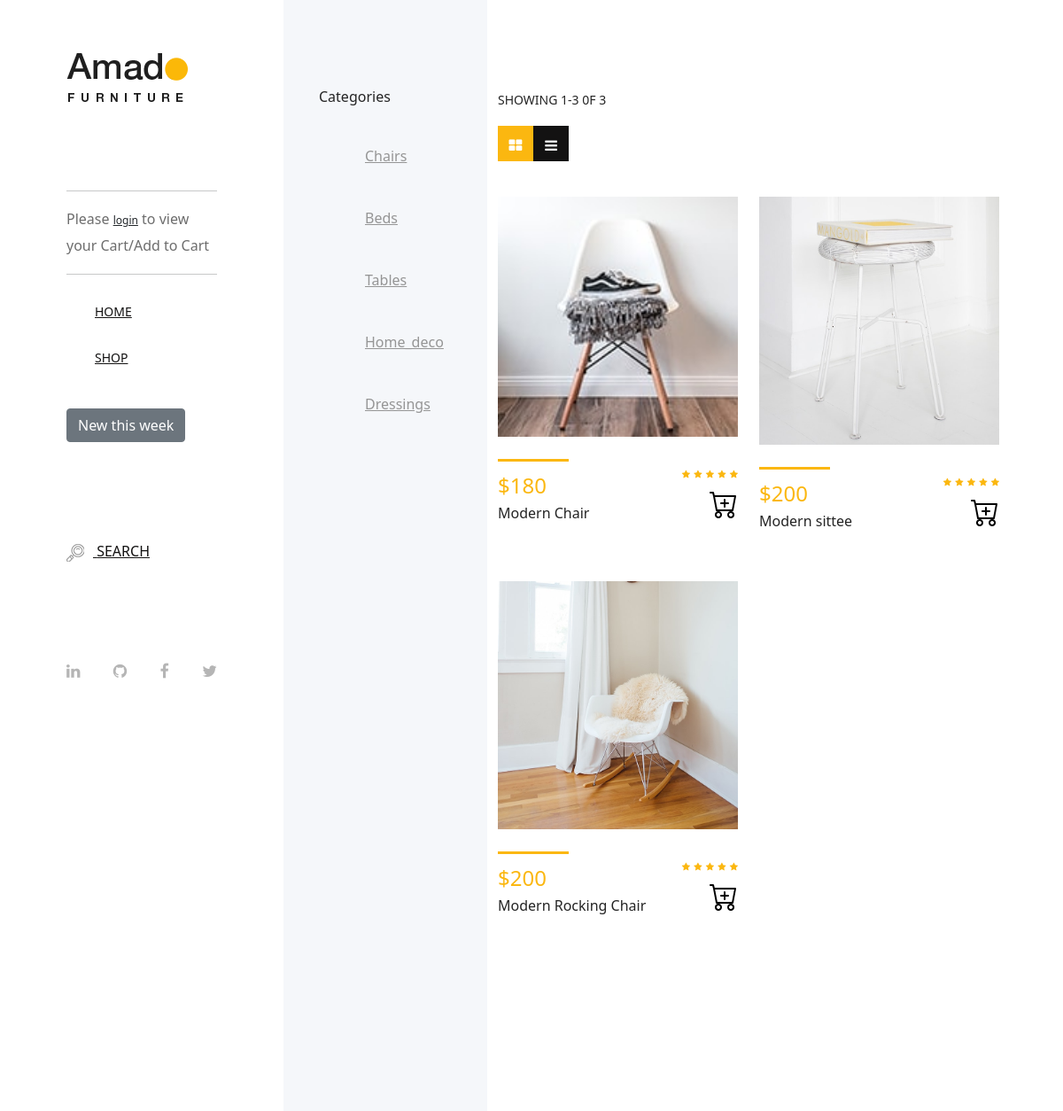
The page /category/chairs (upper part) on the database as committed earlier.
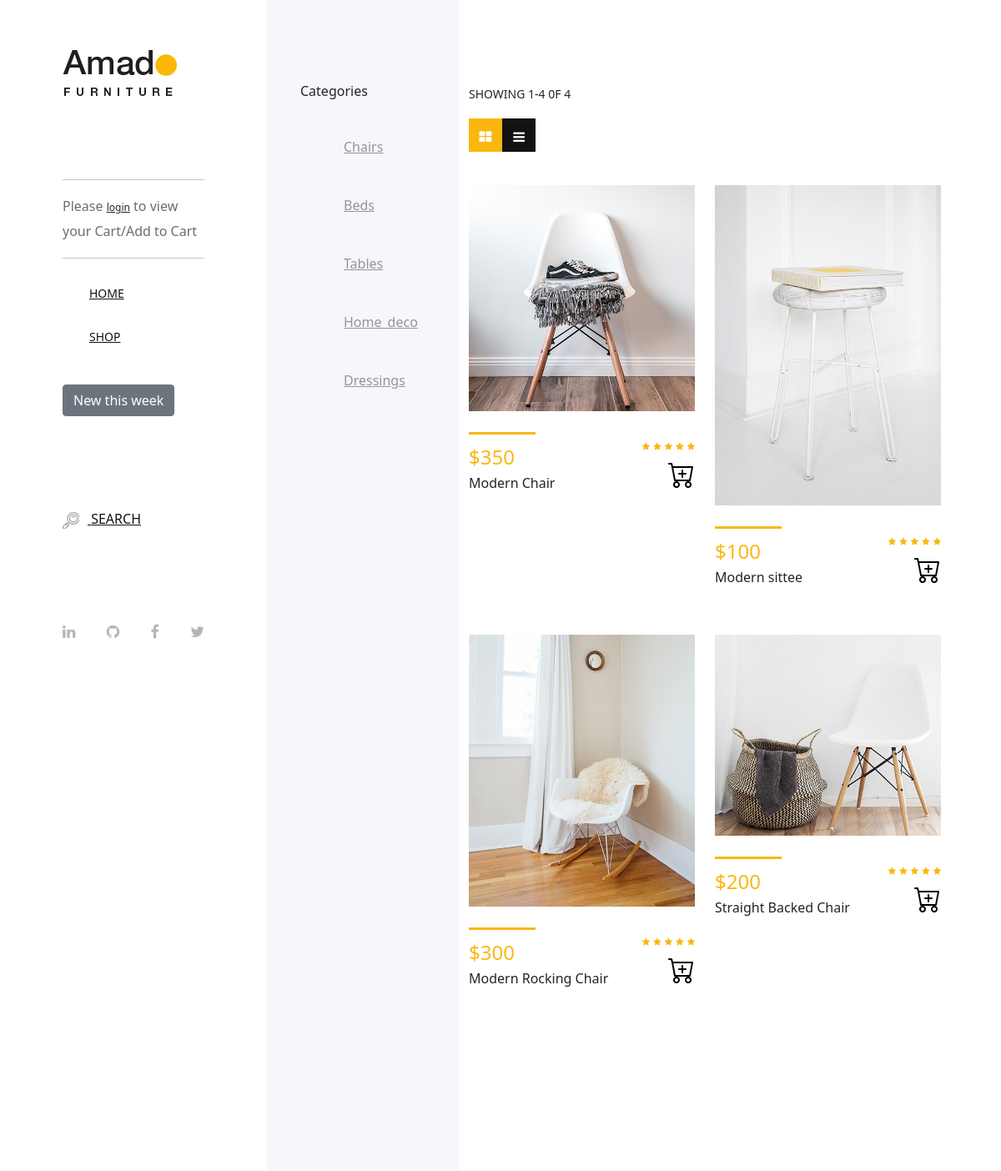
The same page on the database as committed later.
### main/models.py (models this page shows, shortened)
class Product(models.Model):
    Category_choices = [
    ('chairs', 'chairs'),
    ('beds', 'beds'),
    ('tables', 'tables'),
    ('home_deco', 'home_deco'),
    ('dressings', 'dressings')
]
    name = models.CharField(max_length=100)
    price = models.IntegerField(null=False, blank=False)
    image = models.ImageField(upload_to ='products/')
    category = models.CharField(choices=Category_choices, max_length=50)
    date = models.DateTimeField(default=datetime.now)
    def categories(self):
        cat = self.Category_choices
        cat2 = []
        for choices in cat:
            cat2.append(choices[-1])
        return  cat2

### main/views.py (the view)
# urls.py: path('category/<str:cat>', CategoryView.as_view(), name='category'),
class CategoryView(View):
    def get(self, request, cat, *args, **kwargs):
        products = Product.objects.filter(category=cat)
        paginator = Paginator(products, 6)
        page_number = request.GET.get('page')
        page_obj = paginator.get_page(page_number)
        prod = Product().categories
        if not request.user.is_authenticated:
             total_no_of_products = 0
        else:
            cart_objects = Cart.objects.filter(user = request.user)
            total_no_of_products = cart_objects.count()
        context= {
            'page_obj': page_obj,
            'paginator': paginator,
            'categories': prod,
            'total_no_of_products': total_no_of_products,
        }
        return render(request, 'main/category.html', context)

### main/templates/main/category.html (shortened to what this page needs)
{% extends 'main/base.html' %}
{% block content %}
<div class="shop_sidebar_area">
    <div class="widget catagory mb-50">
        <h6 class="widget-title mb-30">Categories</h6>
        <div class="catagories-menu">
            {% for cat in categories %}
                <ul>
                    <li><a href="{% url 'category' cat %}">{{ cat }}</a></li>
                </ul>
            {% endfor %}
        </div>
    </div>
</div>
<div class="amado_product_area section-padding-100">
    <div class="container-fluid">
        <div class="row">
            <div class="col-12">
                <div class="product-topbar d-xl-flex align-items-end justify-content-between">
                    <div class="total-products">
                        <p>Showing 1-{{ page_obj.object_list.count }} 0f {{ paginator.count }}</p>
                        <div class="view d-flex">
                            <a href="#"><i class="fa fa-th-large" aria-hidden="true"></i></a>
                            <a href="#"><i class="fa fa-bars" aria-hidden="true"></i></a>
                        </div>
                    </div>
                </div>
            </div>
        </div>
        <div class="row">
            {% for product in page_obj %}
            <div class="col-12 col-sm-6 col-md-12 col-xl-6">
                <div class="single-product-wrapper">
                    <div class="product-img">
                        <img src="{{ product.image.url }}" alt="product image">
                    </div>
                    <div class="product-description d-flex align-items-center justify-content-between">
                        <div class="product-meta-data">
                            <div class="line"></div>
                            <p class="product-price">${{ product.price }}</p>
                            <h6>{{ product.name }}</h6>
                        </div>
                        <div class="ratings-cart text-right">
                            <div class="ratings">
                                <i class="fa fa-star" aria-hidden="true"></i>
                                <i class="fa fa-star" aria-hidden="true"></i>
                                <i class="fa fa-star" aria-hidden="true"></i>
                                <i class="fa fa-star" aria-hidden="true"></i>
                                <i class="fa fa-star" aria-hidden="true"></i>
                            </div>
                            <div class="cart">
                                <a href="{% url 'product_detail' product.pk %}" data-toggle="tooltip" data-placement="left" title="Add to Cart"><i class="bi bi-cart-plus" style="font-size: 2rem; color: black;"></i></a>
                            </div>
                        </div>
                    </div>
                </div>
            </div>
            {% endfor %}
        </div>
        <div class="row">
            <div class="col-12">
            </div>
        </div>
    </div>
</div>
</div>
{% endblock content %}

Rows that differ between the two databases and show on the page:
no longer on this page (row edited): Product: image (picture), price "200", name "Modern sittee"
no longer on this page (row edited): Product: image (picture), price "200", name "Modern Rocking Chair"
changed Product "Modern Chair": image: a different picture; price "180" → "350"
now on this page (row edited): Product: image (picture), price "100", name "Modern sittee"
now on this page (row edited): Product: image (picture), price "300", name "Modern Rocking Chair"
now on this page (row edited): Product: image (picture), price "200", name "Straight Backed Chair"
Other text that changed with them:
{{ page_obj.object_list.count }}: "3" → "4"
{{ paginator.count }}: "3" → "4"
